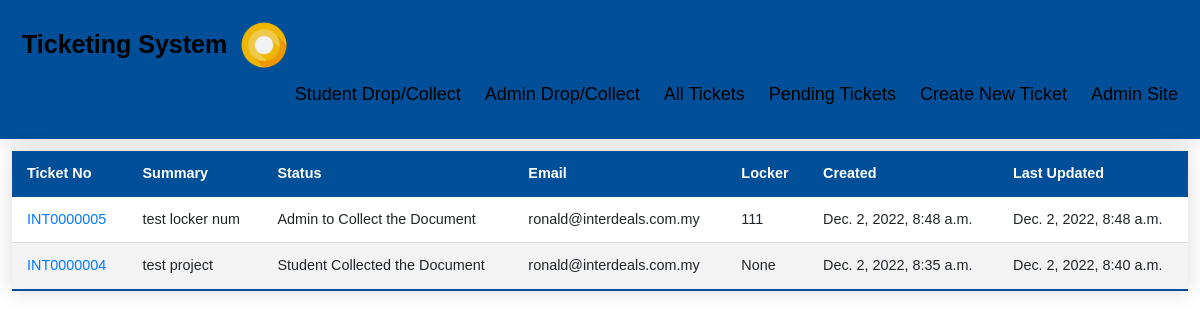
/ticket/pending, run on an earlier commit of the app's database.
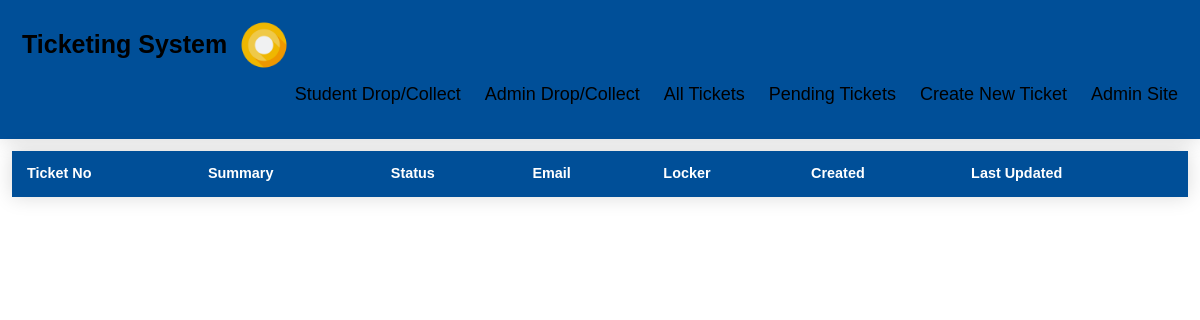
And on a later commit of the database.
### ticketApp/models.py (models this page shows)
class Ticket(models.Model):
	title = models.CharField(max_length=100)
	requester_email = models.EmailField(blank=True,null=True)
	status = models.CharField(max_length=60, choices=TicketStatus.choices, default=TicketStatus.STUDENT_TO_DROP)
	description = models.TextField()
	locker_num = models.ForeignKey('Locker', limit_choices_to={'locker_status': 'Available'}, null=True, blank=True, default=None, on_delete=models.CASCADE)
	tag_num = models.IntegerField(blank=True,null=True,default=None)
	created_at = models.DateTimeField('created at', auto_now_add=True)
	updated_at = models.DateTimeField('updated at', auto_now=True)

class Locker(models.Model):
	locker_num = models.IntegerField(blank=True,null=True)
	locker_status = models.CharField(max_length=15, choices=LockerStatus.choices, default=LockerStatus.AVAILABLE)
	locker_available = models.BooleanField(default=True)
	created_at = models.DateTimeField('created at', auto_now_add=True)
	updated_at = models.DateTimeField('updated at', auto_now=True)
	def __str__(self):
		return str(self.locker_num)

### ticketApp/views.py (the view)
# urls.py: path('ticket/pending', views.pending_ticket, name='pending_ticket'),
def pending_ticket(request):
	tickets = Ticket.objects.exclude(Q(status='Completed') | Q(status='Void')).order_by('-created_at')[:20]
	return render(request,'ticket_pending.html', {'tickets': tickets})

### ticketApp/templates/ticket_pending.html (shortened to what this page needs)
{% extends 'base.html' %}
{% block content %}
<table class="styled-table">
	<thead>
		<tr>
			<th>Ticket No</th>
			<th>Summary</th>
			<th>Status</th>
			<th>Email</th>
			<th>Locker</th>
			<th>Created</th>
			<th>Last Updated</th>
		</tr>
	</thead>
	<tbody>
		{% for ticket in tickets %}
		<tr>
			<td><a href="/ticket/details/{{ticket.id}}">INT{{ticket.id|stringformat:"07d"}}</td>
			<td>{{ticket.title}}</td>
			<td>{{ticket.status}}</td>
			<td>{{ticket.requester_email}}</td>
			<td>{{ticket.locker_num}}</td>
			<td>{{ticket.created_at}}</td>
			<td>{{ticket.updated_at}}</td>
		</tr>
		{% endfor %}
	</tbody>
</table>
{% endblock %}

What changed in the data, as far as the page shows it:
removed Ticket: id "0000005", title "test locker num", status "Admin to Collect the Document", requester_email "ronald@interdeals.com.my", locker_num "111", created_at "Dec. 2, 2022, 8:48 a.m.", updated_at "Dec. 2, 2022, 8:48 a.m."
removed Ticket: id "0000004", title "test project", status "Student Collected the Document", requester_email "ronald@interdeals.com.my", locker_num "None", created_at "Dec. 2, 2022, 8:35 a.m.", updated_at "Dec. 2, 2022, 8:40 a.m."
